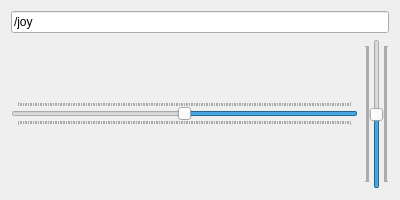
<?xml version="1.0" encoding="UTF-8"?>
<ui version="4.0">
  <class>Form</class>
  <widget class="QWidget" name="Joy">
    <property name="geometry">
      <rect>
        <x>0</x>
        <y>0</y>
        <width>400</width>
        <height>200</height>
      </rect>
    </property>
    <property name="windowTitle">
      <string>Joy</string>
    </property>
    <layout class="QVBoxLayout" name="verticallayout" stretch="0,0,0,0,0">
      <item>
        <layout class="QHBoxLayout" name="horizontalLayout">
          <item>
            <widget class="QLineEdit" name="topic_line_edit">
              <property name="toolTip">
                <string>Topic to subscribe to Joy messages</string>
              </property>
              <property name="text">
                <string>/joy</string>
              </property>
            </widget>
          </item>
        </layout>
      </item>
      <item>
        <layout class="QHBoxLayout" name="horizontalLayout_1" stretch="1,0,0,0,1">
          <item>
            <widget class="QSlider" name="joy_1_x">
              <property name="minimum">
                <number>-100</number>
              </property>
              <property name="maximum">
                <number>100</number>
              </property>
              <property name="singleStep">
                <number>1</number>
              </property>
              <property name="pageStep">
                <number>1</number>
              </property>
              <property name="orientation">
                <enum>Qt::Horizontal</enum>
              </property>
              <property name="tickPosition">
                <enum>QSlider::TicksBothSides</enum>
              </property>
              <property name="invertedAppearance">
                <bool>true</bool>
              </property>
            </widget>
          </item>
          <item>
            <widget class="QSlider" name="joy_1_y">
              <property name="minimum">
                <number>-100</number>
              </property>
              <property name="maximum">
                <number>100</number>
              </property>
              <property name="singleStep">
                <number>1</number>
              </property>
              <property name="pageStep">
                <number>1</number>
              </property>
              <property name="orientation">
                <enum>Qt::Vertical</enum>
              </property>
              <property name="tickPosition">
                <enum>QSlider::TicksBothSides</enum>
              </property>
            </widget>
          </item>
        </layout>
      </item>
    </layout>
  </widget>
  <resources/>
  <connections/>
</ui>
